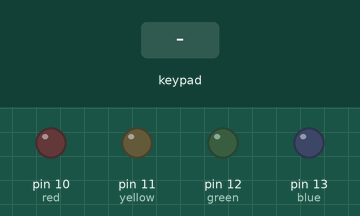
This sketch was run on a simulated Arduino Uno, built with avr-gcc and run on an emulated ATmega328P. Parts: output pins drawn as LEDs (lit = HIGH). The inputs (shaded band) are chosen by the test bench.

Above: at 1.2 s.
1.3 s: key '#' pressed
At 1.4 s:
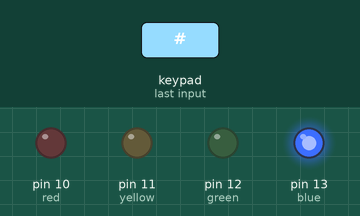
3.6 s: keypad keys 9 8 7 6 pressed 0.4 s apart
At 5.3 s:
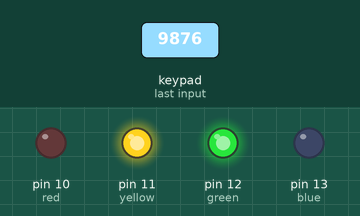
6.7 s: key '3' pressed
At 7.7 s:
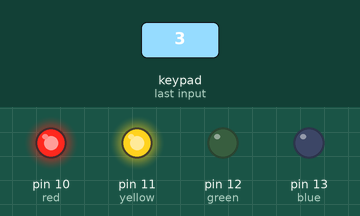
8.2 s: keypad keys 9 8 7 6 # pressed 0.4 s apart
At 8.4 s:
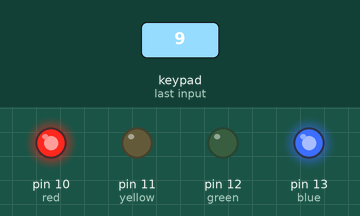
11.7 s: key '5' pressed
At 12.9 s:
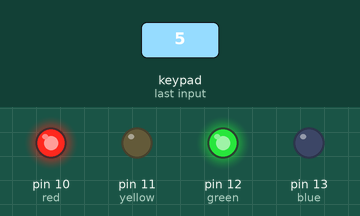
13.2 s: keypad keys 5 4 3 # pressed 0.4 s apart
At 13.8 s:
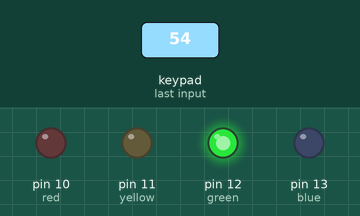
Timing chart, 0 to 16.7 s (numbered marks = the images above; inputs shaded):
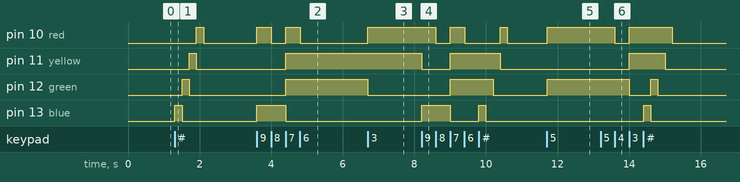

Measured:
- after the input at 1.3 s, pin 10 (red): LOW → HIGH after 0.61 s, → LOW 0.20 s later; pin 11 (yellow): LOW → HIGH after 0.41 s, → LOW 0.20 s later; pin 12 (green): LOW → HIGH after 0.21 s, → LOW 0.20 s later; pin 13 (blue): LOW → HIGH at once, → LOW 0.20 s later
- after the input at 3.6 s, pin 10 (red): alternates HIGH for 0.40 s and LOW for 0.40 s, 4 changes in all, then stays LOW, starting at once; pin 11 (yellow), pin 12 (green): LOW → HIGH after 0.81 s; pin 13 (blue): LOW → HIGH at once, → LOW 0.81 s later
- after the input at 6.7 s, pin 10 (red): LOW → HIGH at once; pin 12 (green): HIGH → LOW at once
- after the input at 8.2 s, pin 10 (red): goes LOW 0.40 s, HIGH 0.40 s, LOW 0.99 s, HIGH 0.20 s, then LOW, starting after 0.40 s; pin 11 (yellow): HIGH → LOW at once, → HIGH 0.80 s later, → LOW 1.4 s later
- after the input at 11.7 s, pin 10 (red), pin 12 (green): LOW → HIGH at once
- after the input at 13.2 s, pin 10 (red): HIGH → LOW after 0.40 s, → HIGH 0.40 s later, → LOW 1.2 s later; pin 11 (yellow): LOW → HIGH after 0.80 s, → LOW 1.0 s later; pin 12 (green): HIGH → LOW after 0.80 s, → HIGH 0.60 s later, → LOW 0.20 s later; pin 13 (blue): LOW → HIGH after 1.2 s, → LOW 0.20 s later

The sketch:

simpleLed.ino
```cpp
#include <Keypad.h>
const byte ROWS = 4;
const byte COLS = 3;
int red = 10;
int yellow = 11;
int green = 12;
int blue = 13;
char key[ROWS][COLS] = {
  {'1','2','3'},
  {'4','5','6'},
  {'7','8','9'},
  {'#','0','*'}
};
byte rowPins[ROWS] = {9,8,7,6};
byte colPins[COLS] = {5,4,3};

Keypad kpd= Keypad( makeKeymap(key), rowPins, colPins, ROWS, COLS );

void setup() {
  // put your setup code here, to run once:
  pinMode(red, OUTPUT);
  pinMode(yellow, OUTPUT);
  pinMode(green, OUTPUT);
  pinMode(blue, OUTPUT);
}

void loop() {
  // put your main code here, to run repeatedly:
  char key = kpd.getKey();
  if (key) {
    switch (key) {
      case '1' :
      digitalWrite(red,HIGH);
      digitalWrite(yellow, LOW);
      digitalWrite(green, LOW);
      digitalWrite(blue, LOW);
      break;
      case '2' :
      digitalWrite(red,LOW);
      digitalWrite(yellow, HIGH);
      digitalWrite(green, LOW);
      digitalWrite(blue, LOW);
      break;
      case '3' :
      digitalWrite(red,HIGH);
      digitalWrite(yellow, HIGH);
      digitalWrite(green, LOW);
      digitalWrite(blue, LOW);
      break;
      case '4' :
      digitalWrite(red,LOW);
      digitalWrite(yellow, LOW);
      digitalWrite(green, HIGH);
      digitalWrite(blue, LOW);
      break;
      case '5' :
      digitalWrite(red,HIGH);
      digitalWrite(yellow, LOW);
      digitalWrite(green, HIGH);
      digitalWrite(blue, LOW);
      break;
      case '6' :
      digitalWrite(red,LOW);
      digitalWrite(yellow, HIGH);
      digitalWrite(green, HIGH);
      digitalWrite(blue, LOW);
      break;
      case '7' :
      digitalWrite(red,HIGH);
      digitalWrite(yellow, HIGH);
      digitalWrite(green, HIGH);
      digitalWrite(blue, LOW);
      break;
      case '8' :
      digitalWrite(red,LOW);
      digitalWrite(yellow, LOW);
      digitalWrite(green, LOW);
      digitalWrite(blue, HIGH);
      break;
      case '9' :
      digitalWrite(red,HIGH);
      digitalWrite(yellow, LOW);
      digitalWrite(green, LOW);
      digitalWrite(blue, HIGH);
      break;
      case '0' :
      digitalWrite(red,LOW);
      digitalWrite(yellow, LOW);
      digitalWrite(green, LOW);
      digitalWrite(blue, LOW);
      break;
      case '#' :
      digitalWrite(blue,HIGH);
      delay(200);
      digitalWrite(blue, LOW);
      digitalWrite(green,HIGH);
      delay(200);
      digitalWrite(green, LOW);
      digitalWrite(yellow,HIGH);
      delay(200);
      digitalWrite(yellow, LOW);
      digitalWrite(red,HIGH);
      delay(200);
      digitalWrite(red, LOW);
      break;
      default :
      digitalWrite(red,HIGH);
      delay(200);
      digitalWrite(red, LOW);
      digitalWrite(yellow,HIGH);
      delay(200);
      digitalWrite(yellow, LOW);
      digitalWrite(green,HIGH);
      delay(200);
      digitalWrite(green, LOW);
      digitalWrite(blue,HIGH);
      delay(200);
      digitalWrite(blue, LOW);
    }
  }
}
```
